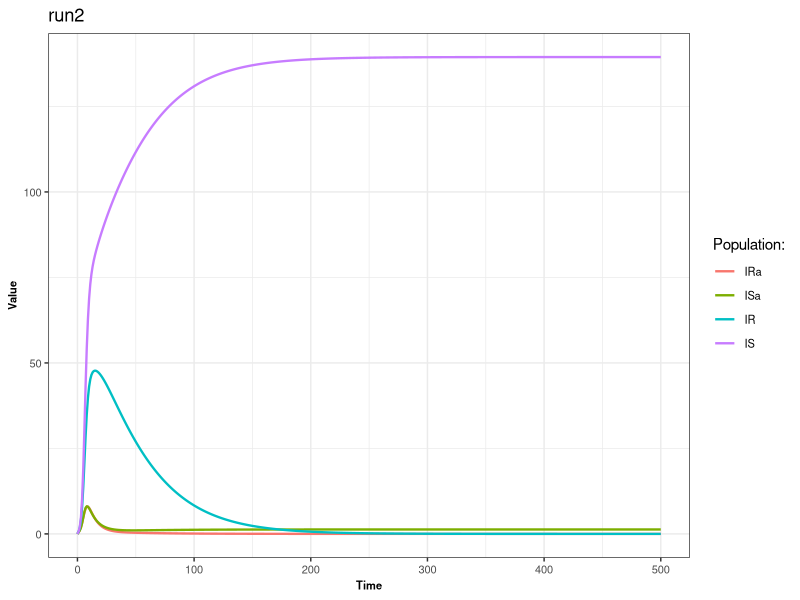
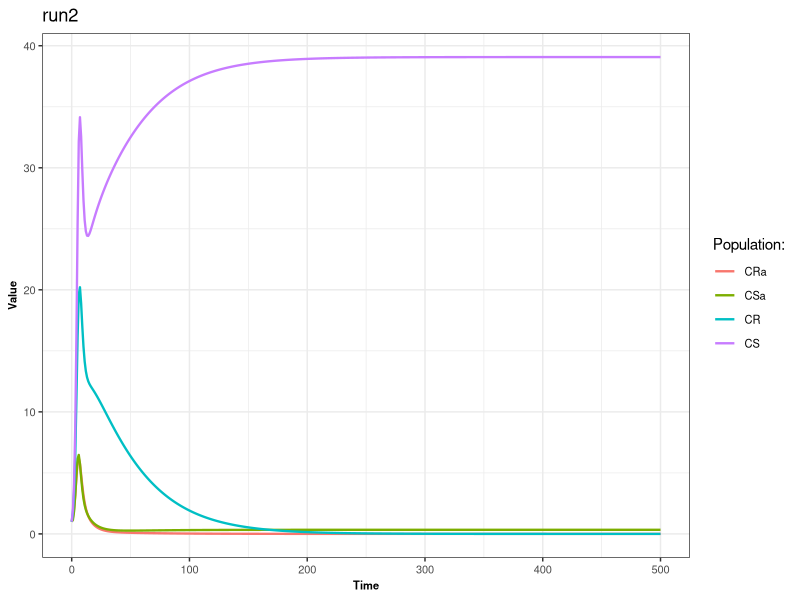
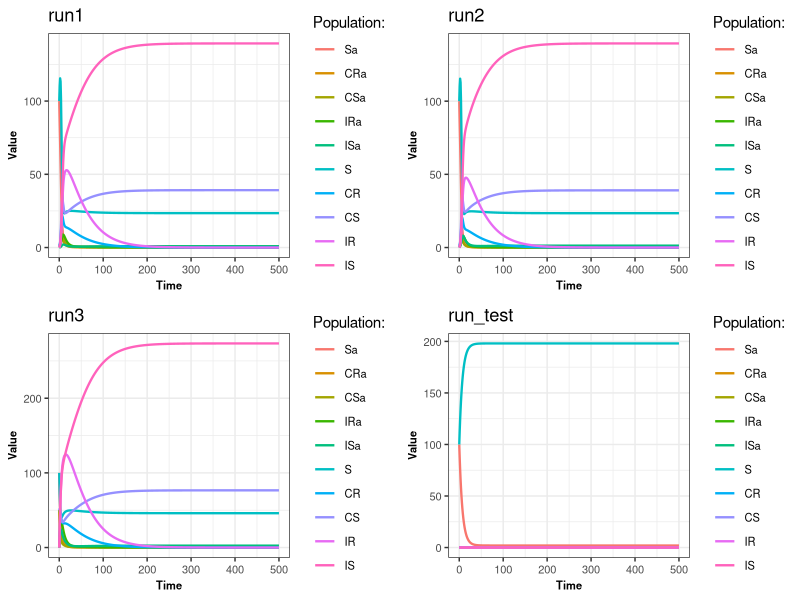

Reproduce these figures in R, in order.
library(deSolve)
library(ggplot2)
library(reshape2)
library(dplyr)
library(gridExtra)

Res_model <- function(t, pop, param) {
  
  with(as.list(c(pop, param)), {
    
    
    N=Sa+CRa+CSa+IRa+ISa+S+CR+CS+IR+IS
    
  
    
    dSa <- -Sa*((beta*ct*(CRa+IRa)/N)+(beta*ct*(CR+IR)/N)+beta*(CSa+ISa+CS+IS)/N)+delta*IRa+delta*ISa-omega*Sa+teta*S+gamma*CRa+(gamma+alpha)*CSa
    dCRa <- Sa*((beta*ct*(CRa+IRa)/N)+beta*ct*(CR+IR)/N)-gamma*CRa-rhoRa*CRa-omega*CRa+teta*CR
    dCSa <- Sa*(beta*(CSa+ISa+CS+IS)/N)-(gamma+alpha)*CSa-rhoSa*CSa-omega*CSa+teta*CS
    dIRa <- rhoRa*CRa-delta*IRa-omega*IRa+teta*IR
    dISa <- rhoSa*CSa-delta*ISa-omega*ISa+teta*IS
    
    dS <- -S*((beta*ct*(CRa+IRa)/N)+(beta*ct*(CR+IR)/N)+beta*(CSa+ISa+CS+IS)/N)+delta*IR+delta*IS+omega*Sa-teta*S+gamma*CR+gamma*CS
    dCR <- S*((beta*ct*(CRa+IRa)/N)+beta*ct*(CR+IR)/N)-gamma*CR-rho*CR+omega*CRa-teta*CR
    dCS <- S*(beta*(CSa+ISa+CS+IS)/N)-gamma*CS-rho*CS+omega*CSa-teta*CS
    dIR <- rho*CR-delta*IR+omega*IRa-teta*IR
    dIS <- rho*CS-delta*IS+omega*ISa-teta*IS
    
    
    res<-c(dSa,dCRa,dCSa,dIRa,dISa,dS,dCR,dCS,dIR,dIS)
    
    list(res)
    
  })
  
}

create_params<-function(beta=1,ct=0.8,delta=0.14,gamma=0.03,rho=0.5,rhoRa=0.5,rhoSa=0.5,teta=0.0014,omega=0.14,alpha=0.5)
{
  list(beta=beta,ct=ct,delta=delta,gamma=gamma,rho=rho,rhoRa=rhoRa,rhoSa=rhoSa,teta=teta,omega=omega,alpha=alpha)
}

create_initial_cond<-function(Sa0=100,CRa0=1,CSa0=1,IRa0=0,ISa0=0,S0=100,CR0=1,CS0=1,IR0=0,IS0=0){
  c(Sa=Sa0,CRa=CRa0,CSa=CSa0,IRa=IRa0,ISa=ISa0,S=S0,CR=CR0,CS=CS0,IR=IR0,IS=IS0)
}

run<-function(Init.cond,param,Tmax=500,dt=1){
  Time=seq(from=0,to=Tmax,by=dt)
  result = as.data.frame(lsoda(Init.cond, Time, Res_model,param))
  return(result)
  
}

graph<- function(data,filter_values){
  data_name<-as.character(substitute(data))
  if(!is.null(filter_values))
  {
    p<-data %>%
      melt(id = "time") %>%
      filter(variable %in% filter_values) %>%
      ggplot() +
      geom_line(aes(time, value, colour = variable), linewidth = 0.8) +
      theme_bw() +
      theme(axis.text = element_text(size = 8),
            axis.title = element_text(size = 8, face = "bold"),
            legend.text = element_text(size = 8)) +
      labs(title=data_name,x = "Time", y = "Value", colour = "Population:")
    
    
  }
  else{
    p<-data %>%
      melt(id = "time") %>%
      ggplot() +
      geom_line(aes(time, value, colour = variable), linewidth = 0.8) +
      theme_bw() +
      theme(axis.text = element_text(size = 8),
            axis.title = element_text(size = 8, face = "bold"),
            legend.text = element_text(size = 8)) +
      labs(title=data_name,x = "Time", y = "Value", colour = "Population:")
    
    
  }
  
  return(p)
}


param<-create_params()
Init.cond<-create_initial_cond(CRa0=0,CSa0=0,CR0=0,CS0=0)
run_test<-run(Init.cond,param)
runtest_g<-graph(run_test,NULL)


Init.cond<-create_initial_cond()
param<-create_params(rhoSa=0.08)
run1<-run(Init.cond,param)
run1_g<-graph(run1,NULL)

Init.cond<-create_initial_cond()
param<-create_params()
run2<-run(Init.cond,param)
run2_g<-graph(run2,NULL)
graph(run2,c("IRa","ISa","IR","IS"))
graph(run2,c("CRa","CSa","CR","CS"))

Init.cond<-create_initial_cond(CRa0=50,CSa0=50,CR0=50,CS0=50)
param<-create_params()
run3<-run(Init.cond,param)
run3_g<-graph(run3, NULL)




grid.arrange(run1_g,run2_g,run3_g,runtest_g,ncol=2)

# on s'interesse aux individus colonisés par une souche résistante avec présence d'antibiotiques et sans
gCR<-graph(run1,c("CRa","CR"))

# on s'interesse aux individus colonisés par la souche sensible en présence et absence d'antibiotiques
gCS<-graph(run1,c("CSa","CS"))

#On va s'interesser à au nombres d'individus colonisés par la soucghe suscepitble selon le taux d'antibiotiques alpha
{
results_df <- data.frame(Alpha = numeric(), Last_CSa = numeric())

Init.cond<-create_initial_cond()
param<-create_params(alpha=0.15)
alpha1<-run(Init.cond,param)
new_row=data.frame(Alpha=param$alpha, Last_CSa=tail(alpha1$CSa, n = 1))
results_df <- bind_rows(results_df, new_row)

param<-create_params(alpha=0.25)
alpha2<-run(Init.cond,param)
new_row=data.frame(Alpha=param$alpha, Last_CSa=tail(alpha2$CSa, n = 1))
results_df <- bind_rows(results_df, new_row)

param<-create_params(alpha=0.37)
alpha3<-run(Init.cond,param)
new_row=data.frame(Alpha=param$alpha, Last_CSa=tail(alpha3$CSa, n = 1))
results_df <- bind_rows(results_df, new_row)

param<-create_params(alpha=0.01)
alpha4<-run(Init.cond,param)
new_row=data.frame(Alpha=param$alpha, Last_CSa=tail(alpha4$CSa, n = 1))
results_df <- bind_rows(results_df, new_row)

param<-create_params(alpha=0.86)
alpha5<-run(Init.cond,param)
new_row=data.frame(Alpha=param$alpha, Last_CSa=tail(alpha5$CSa, n = 1))
results_df <- bind_rows(results_df, new_row)

param<-create_params(alpha=0.5)
alpha6<-run(Init.cond,param)
new_row=data.frame(Alpha=param$alpha, Last_CSa=tail(alpha6$CSa, n = 1))
results_df <- bind_rows(results_df, new_row)

param<-create_params(alpha=0.68)
alpha7<-run(Init.cond,param)
new_row=data.frame(Alpha=param$alpha, Last_CSa=tail(alpha7$CSa, n = 1))
results_df <- bind_rows(results_df, new_row)

param<-create_params(alpha=0.98)
alpha8<-run(Init.cond,param)
new_row=data.frame(Alpha=param$alpha, Last_CSa=tail(alpha8$CSa, n = 1))
results_df <- bind_rows(results_df, new_row)

param<-create_params(alpha=0)
alpha9<-run(Init.cond,param)
new_row=data.frame(Alpha=param$alpha, Last_CSa=tail(alpha9$CSa, n = 1))
results_df <- bind_rows(results_df, new_row)

param<-create_params(alpha=1)
alpha10<-run(Init.cond,param)
new_row=data.frame(Alpha=param$alpha, Last_CSa=tail(alpha10$CSa, n = 1))
results_df <- bind_rows(results_df, new_row)

ggplot(data   = results_df,              
       mapping = aes(x = Alpha,    
                     y = Last_CSa)) +   
  geom_point(color="blue")+
  geom_line(color="purple")+
  theme_bw()+
  labs(title="Number of people in CSa according to the rate of antiobiotics (alpha)")


graph_alpha<-ggplot() + 
  geom_line(data=alpha9, aes(x=time,y=CSa), stat = "identity", colour="orange")+
  geom_line(data=alpha4, aes(x=time,y=CSa), stat = "identity", colour="blue")+
  geom_line(data=alpha6, aes(x=time,y=CSa), stat = "identity", colour="green")+
  geom_line(data=alpha8, aes(x=time,y=CSa),stat = "identity", colour="red")+
  theme_bw()

}

run2%>%
  mutate(prop_tot=Sa+CRa+CSa+IRa+ISa+S+CR+CS+IR+IS)%>%
  select(prop_tot)%>%
pull
